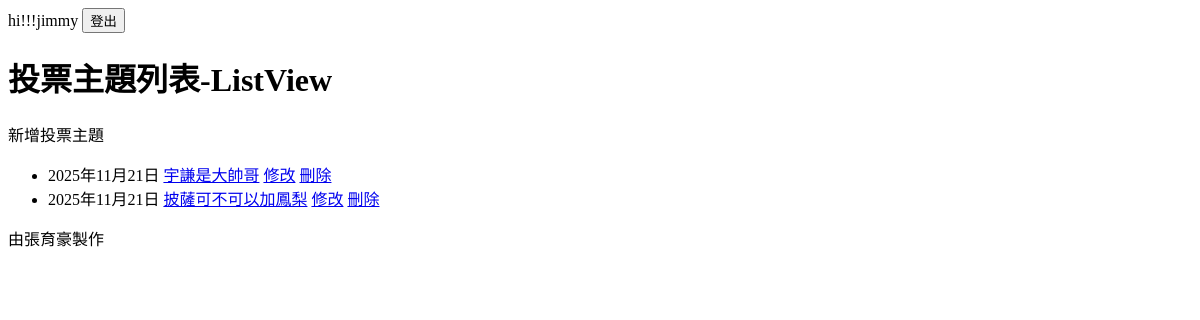
The app's page /poll/list (signed in), older data.
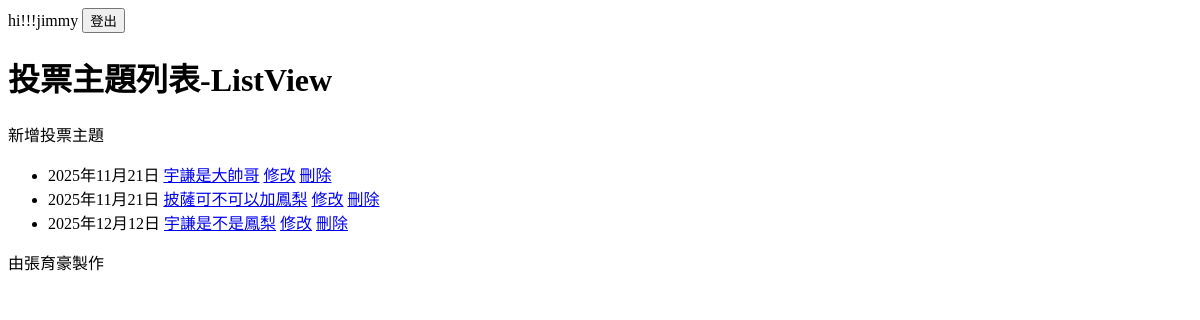
The same page, newer data.
### default/models.py (models this page shows, shortened)
class poll(models.Model):
    subject = models.CharField("投票主題", max_length=64)
    desc = models.TextField("說明")
    created = models.DateField("建立日期", auto_now_add=True)

### default/views.py (the view)
# urls.py: path("list", PollList.as_view(), name='poll_list'),
class PollList(ListView):
    model = poll

### templates/default/poll_list.html (shortened to what this page needs)
{% extends "base.html" %}
{% block main %}
<h1>投票主題列表-ListView</h1>
{% if user.is_authenticated %}
<a herf="{% url 'poll_create' %}">新增投票主題</a>
{% endif %}
    <ul>
        {% for poll in poll_list %}
        <li>
            {{poll.created}}
            <a href="{% url 'poll_view' poll.id %}">{{poll.subject}}</a>
            {% if user.is_authenticated %}
                <a href="{% url 'poll_edit' poll.id %}">修改</a>
                <a href="{% url 'poll_delete' poll.id %}">刪除</a>
            {% endif %}
        </li>
        {% endfor %}
    </ul>
{% endblock %}

### templates/base.html (shortened to what this page needs)
<!DOCTYPE html>
<html lang="zh-hant">
<head>
</head>
<body>
    <div class="container">
        <div>
            {% if  not user.is_authenticated %}
            <a href="{% url 'login' %}">登入</a>
            {% else %}
            <form action="{% url 'logout' %}" method="post">
                hi!!!{{ user }}
                <input type="submit" value="登出">
            </form>
            {% endif %}
        </div>
    {% block main %}{% endblock%}
    <div>由張育豪製作</div>
    </div>
</body>
</html>

Row changes from the older to the newer data that the page shows:
added poll: created "2025年12月12日", subject "宇謙是不是鳳梨"
